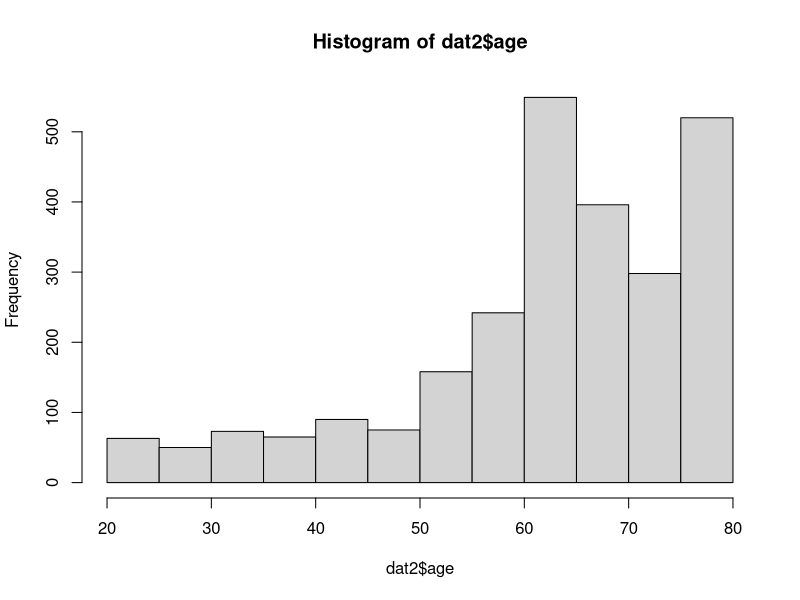

R code for this plot:
## ---- chunk 1
library(tidyverse)
library(recipes)

dat <- read.csv("mydata.csv")


summary(dat)

# remiove 7 and 9
dat1 <- dat %>% 
        filter(SLQ050 != 9) %>% 
        filter(DLQ140 != 9) %>% 
        filter(DLQ140 != 7) %>% 
        filter(PFQ061T != 9) %>% 
        filter(PFQ061T != 7) %>% 
        filter(DLQ150 != 7) %>% 
        filter(DLQ150 != 9) %>% 
        filter(SLQ040 != 7) %>% 
        filter(SLQ040 != 9) %>% 
        filter(DLQ100 != 7) %>% 
        filter(DLQ100 != 9) 

table(dat1$SLQ040)

summary(dat1)

str(dat1)
## ---- chunk 2
#reformat to as.factor and as.numeric
factors <- c("SLQ050","DLQ140","DLQ100","DLQ150","SLQ050","PFQ061T","SLQ040")


#reformat data
dat2 <- dat1 %>%
mutate_at(factors, factor) 
       
dat2$age <- as.numeric(dat2$age)
str(dat2)

hist(dat2$age)

                    
summary(dat2)

## ---- chunk 3

#check missing data
sapply(dat2, function(x) sum(is.na(x)))

library(mice)
init = mice(dat2, maxit=0) 
meth = init$method
predM = init$predictorMatrix
## ---- chunk 4
predM[, c("X")]=0

meth[c("BMXWAIST")]="norm" 
meth[c("BMXBMI")]="norm" 
meth[c("LBXHSCRP")]="norm" 
meth[c("LBDIRNSI")]="norm"

set.seed(103)
imputed = mice(dat2, method=meth, predictorMatrix=predM, m=5)

imputed <- complete(imputed)

sapply(imputed, function(x) sum(is.na(x)))

summary(imputed)
## ---- chunk 5
str(imputed)

clean_baby <- imputed %>% select(-X)
## ---- chunk 6
save(clean_baby, file="clean_baby.rda")

str(clean_baby)

table(clean_baby$SLQ050)
